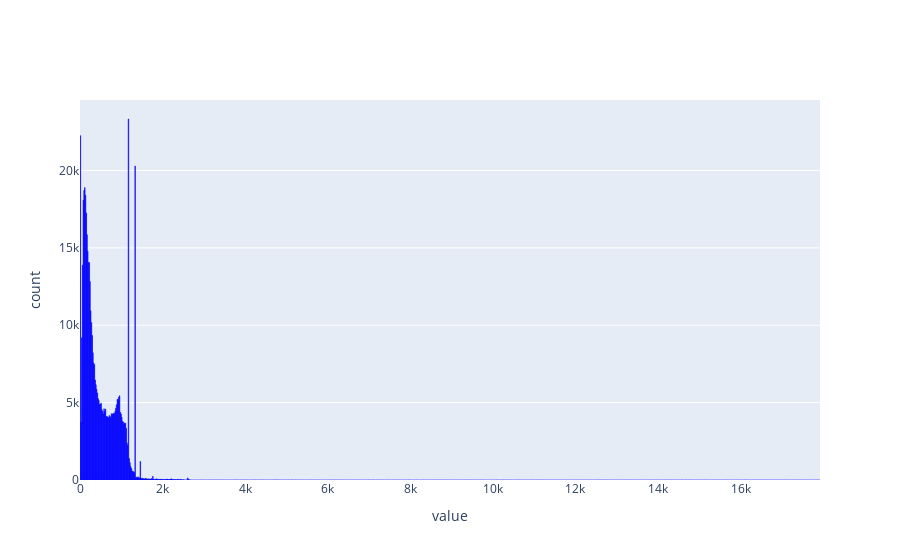

This figure's notebook cell:
### Markdown cell above
## Sparkのplot機能を使う
- plot.hist(): データフレームの列に対してヒストグラムをプロットする。

### Code cell
fig = df.select("adc_cal").plot.hist(bins=1000)
fig.update_traces(marker_color="blue", marker_line_color="blue")
fig.show()

### Figure 1 — Plotly figure (JSON) as saved in the notebook; plotly's stock layout.template omitted (floating-point values rounded to 4 significant figures; data arrays with more than 128 entries replaced by an {"elided": "..."} marker saying what was removed)
{"data": [{"hovertemplate": "variable=adc_cal<br>value=%{text}<br>count=%{y}", "marker": {"color": "blue", "line": {"color": "blue"}}, "name": "adc_cal", "text": {"elided": "1000 str values"}, "type": "bar", "x": {"elided": "1000 float values"}, "y": {"elided": "1000 int values"}}], "layout": {"barmode": "stack", "xaxis": {"title": {"text": "value"}}, "yaxis": {"title": {"text": "count"}}}}
